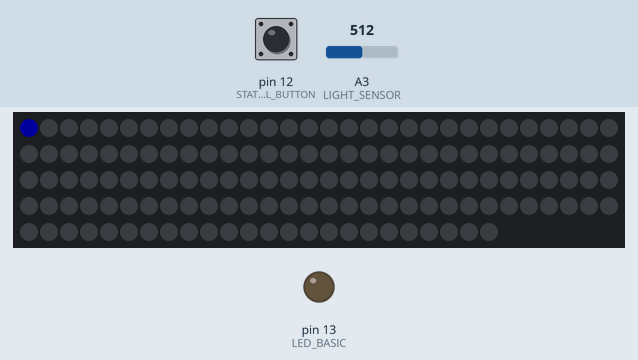
Bench run of a sketch on a simulated Arduino Uno, built with avr-gcc and run on an emulated ATmega328P. Shown: 144 RGB LEDs in strip order, left to right, continuing on the next row, output pins drawn as LEDs (lit = HIGH). Inputs (shaded band) come from the test bench; at power-on: pin 12 (STATE_CONTROL_BUTTON) HIGH, A3 (LIGHT_SENSOR) = 512. Dim RGB values are drawn brighter than linear.

Above: at 8.8 s.
At 9.4 s:
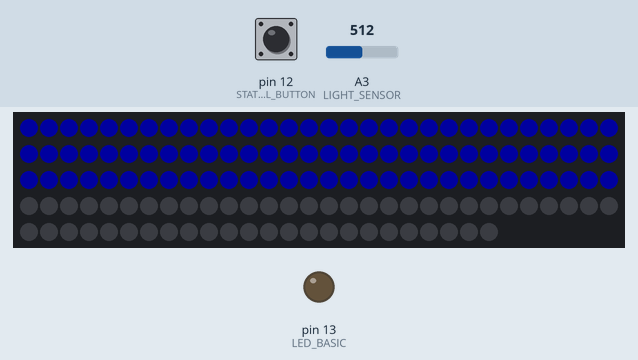
At 18.3 s:
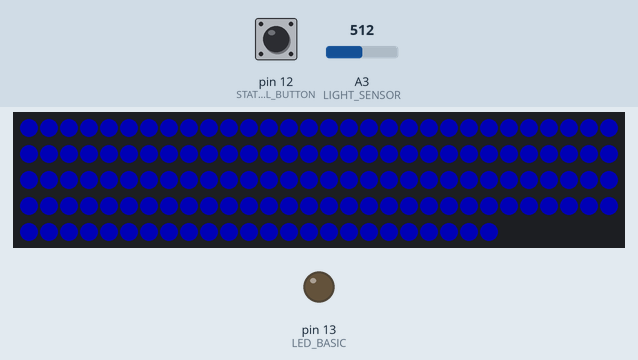
Timing chart, 0 to 19.8 s (numbered marks = the images above):
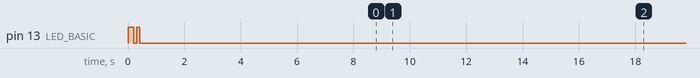

The sketch:

hsAmbientLight.ino
```cpp
#include <avr/sleep.h>
#include <Adafruit_NeoPixel.h>
#ifdef __AVR__
#include <avr/power.h> // Required for 16 MHz Adafruit Trinket
#endif

#define NEOPIXEL_CONTROL_PIN 3
#define NUMPIXELS 144
#define STATE_CONTROL_BUTTON 12
#define LIGHT_SENSOR A3
#define LED_BASIC 13
static uint8_t BRIGHTNESS_MAX = 64;
static uint8_t BRIGHTNESS_MIN = 16;

Adafruit_NeoPixel strip = Adafruit_NeoPixel(NUMPIXELS, NEOPIXEL_CONTROL_PIN, NEO_GRB + NEO_KHZ800);

#define DELAYVAL 20

void setup()
{
  Serial.begin(115200);
// This is for Trinket 5V 16MHz, you can remove these three lines if you are not using a Trinket
#if defined(__AVR_ATtiny85__)
  if (F_CPU == 16000000)
    clock_prescale_set(clock_div_1);
#endif
  // End of trinket special code

  pinMode(LED_BASIC, OUTPUT);
  digitalWrite(LED_BASIC, HIGH);

  strip.setBrightness(BRIGHTNESS_MAX);
  strip.begin();
  strip.clear();
  strip.show(); // Initialize all pixels to 'off'

  pinMode(LIGHT_SENSOR, INPUT);
  float light_value = 0;
  for(int i = 0; i < 10; i++) {
    int val = analogRead(LIGHT_SENSOR);
    light_value += val / 10.0;
    delay(10);
  }

  if(light_value > 900) {
    BRIGHTNESS_MAX = 64;
    BRIGHTNESS_MIN = 16;
    blink(1, 100);
  }
  else {
    BRIGHTNESS_MAX = 128;
    BRIGHTNESS_MIN = 32;
    blink(2, 100);
  }

  // Serial.print("avg value : ");
  // Serial.println(light_value);

  pinMode(STATE_CONTROL_BUTTON, INPUT);
  digitalWrite(STATE_CONTROL_BUTTON, INPUT_PULLUP);
  attachInterrupt(digitalPinToInterrupt(STATE_CONTROL_BUTTON), click_control_button, LOW);

  // WELCOME START //
  colorStack(strip.Color(0, 0, BRIGHTNESS_MAX), 0, 7);
  strip.clear();
  strip.show();
  colorWipe(strip.Color(0, 0, BRIGHTNESS_MAX), 1);

  for(int n = 0; n < 2; n++) {
    for(int brightness = BRIGHTNESS_MAX; brightness >= BRIGHTNESS_MIN; brightness--) {
      strip.setBrightness(brightness);
      for (int i = 0; i < strip.numPixels(); i++)
      {
        strip.setPixelColor(i, strip.Color(0, 0, brightness));
      }
      strip.show();
      delay(10);
    }
    for(int brightness = BRIGHTNESS_MIN; brightness <= BRIGHTNESS_MAX; brightness++) {
      strip.setBrightness(brightness);
      for (int i = 0; i < strip.numPixels(); i++)
      {
        strip.setPixelColor(i, strip.Color(0, 0, brightness));
      }
      strip.show();
      delay(10);
    }
  }

  delay(5*1000);

  for(int brightness = BRIGHTNESS_MAX; brightness >= 0; brightness--) {
    strip.setBrightness(brightness);
    for (int i = 0; i < strip.numPixels(); i++)
    {
      strip.setPixelColor(i, strip.Color(0, 0, brightness));
    }
    strip.show();
    delay(10);
  }

  strip.clear();
  strip.setBrightness(BRIGHTNESS_MAX);
  strip.show();
}

int state = 0;

void loop()
{
  sleep_cpu();

  // Serial.print("state : ");
  // Serial.println(state);

  int button_state = digitalRead(STATE_CONTROL_BUTTON);
  if(button_state == HIGH) {
    delay(100);
    return;
  }
  else {
    state++;
  }

  if(state == 1) {
      colorStack(strip.Color(BRIGHTNESS_MAX, 0, 0), 0, 7);
  }
  else if(state == 2) {
      colorStack(strip.Color(0, BRIGHTNESS_MAX, 0), 0, 7);
  }
  else if(state == 3) {
      colorStack(strip.Color(0, 0, BRIGHTNESS_MAX), 0, 7);
  }
  else if(state == 4) {
    rainbowCycle(10);
    state = 0;
  }
  else {
    state = 0;
  }

  delay(1000);
  colorWipe(strip.Color(0, 0, 0), 1);

  // colorWipe(strip.Color(0, 0, 0, 255), 50); // White RGBW
  //  Send a theater pixel chase in...

  //  rainbow(20);
  //  rainbowCycle(20);
}
void blink(int count, int interval_ms) {
  for(int i = 0; i < count; i++) {
    digitalWrite(LED_BASIC, HIGH);
    delay(interval_ms);
    digitalWrite(LED_BASIC, LOW);
    delay(interval_ms);
  }
}
void click_control_button(void)
{
  state++;
  Serial.println(state);

}

void colorWipe(uint32_t c, uint8_t wait)
{
  for (uint16_t i = 0; i < strip.numPixels(); i++)
  {
    strip.setPixelColor(i, c);
    strip.show();
    delay(wait);
  }
}

void colorStack(uint32_t c, uint8_t wait, uint8_t block_size)
{
  for (uint16_t i = strip.numPixels() - 1; i >= block_size; i -= block_size) {

    for(uint16_t i = 0; i < block_size; i++) { // init state
      strip.setPixelColor(i, c);
    }
    strip.show();

    for(uint16_t j = block_size; j < i; j += 1) {
        strip.setPixelColor(j - block_size, strip.Color(0, 0, 0));
        strip.setPixelColor(j + block_size-1, c);
        strip.show();
        delay(wait);
    }
  }
}

void rainbow(uint8_t wait)
{
  uint16_t i, j;

  for (j = 0; j < 256; j++)
  {
    for (i = 0; i < strip.numPixels(); i++)
    {
      strip.setPixelColor(i, Wheel((i + j) & 255));
    }
    strip.show();
    delay(wait);
  }
}

// Slightly different, this makes the rainbow equally distributed throughout
void rainbowCycle(uint8_t wait)
{
  uint16_t i, j;

  for (j = 0; j < 256 * 5; j++)
  { // 5 cycles of all colors on wheel
    for (i = 0; i < strip.numPixels(); i++)
    {
      strip.setPixelColor(i, Wheel(((i * 256 / strip.numPixels()) + j) & 255));
    }
    strip.show();
    delay(wait);
  }
}

// Input a value 0 to 255 to get a color value.
// The colours are a transition r - g - b - back to r.
uint32_t Wheel(byte WheelPos)
{
  WheelPos = 255 - WheelPos;
  if (WheelPos < 85)
  {
    return strip.Color((255 - WheelPos * 3)/2, 0, (WheelPos * 3)/2);
  }
  if (WheelPos < 170)
  {
    WheelPos -= 85;
    return strip.Color(0, (WheelPos * 3)/2, (255 - WheelPos * 3)/2);
  }
  WheelPos -= 170;
  return strip.Color((WheelPos * 3)/2, (255 - WheelPos * 3)/2, 0);
}
```
